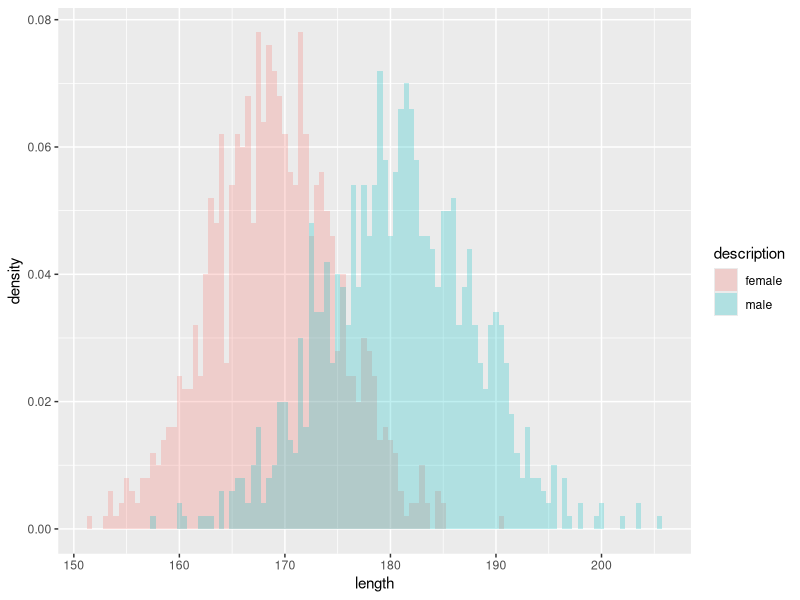
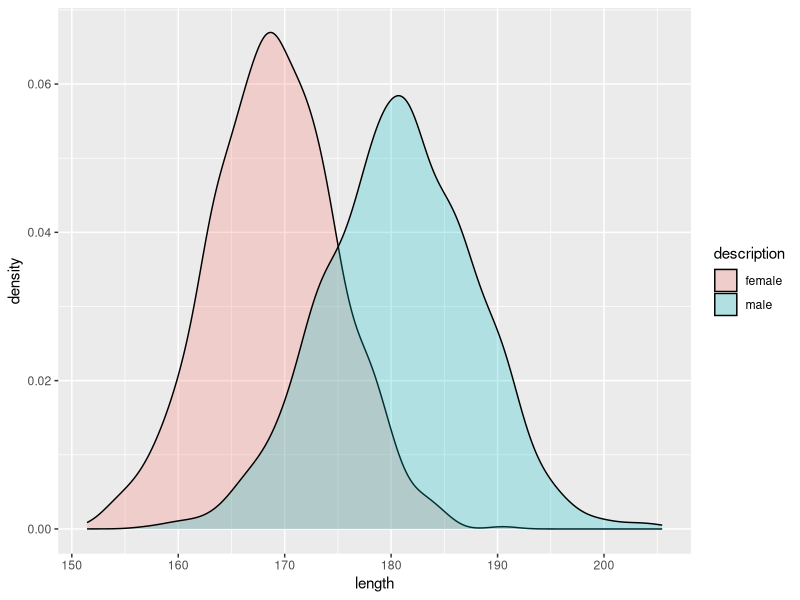
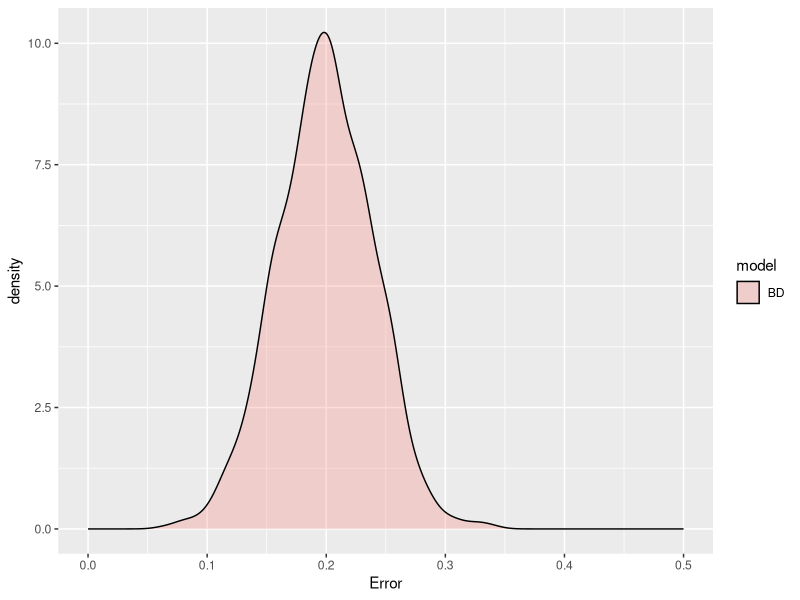
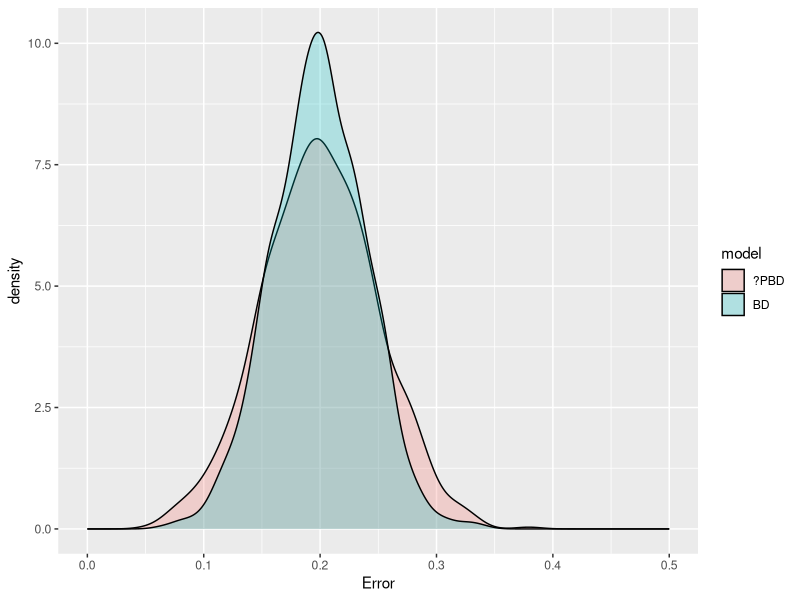

These figures' R source, in order:
## ---- chunk 1
set.seed(42)
male_lengths <- rnorm(n = 1000, mean = 181, sd = 7)
female_lengths <- rnorm(n = 1000, mean = 169, sd = 6)
df_males <- data.frame(length = male_lengths)
df_females <- data.frame(length = female_lengths)

df_males$description <- 'male'
df_females$description <- 'female'

data <- rbind(df_males, df_females)

knitr::kable(head(data))
## ---- chunk 2
ggplot2::ggplot(
  data, 
  ggplot2::aes(length, fill = description)
) + ggplot2::geom_histogram(
  ggplot2::aes(y = ..density..), 
  alpha = 0.25, 
  position = 'identity', 
  binwidth = 0.5
)
## ---- chunk 3
ggplot2::ggplot(
  data, 
  ggplot2::aes(length, fill = description)
) + ggplot2::geom_density(
  alpha = 0.25
)
## ---- chunk 4
set.seed(42)
a <- rnorm(n = 1000, mean = 0.2, sd = 0.04)
b <- rnorm(n = 1000, mean = 0.2, sd = 0.05)
c <- rnorm(n = 1000, mean = 0.3, sd = 0.06)
df <- data.frame(
  x = c(a, b, c),
  model = c(rep("BD", 1000), rep("?PBD", 1000), rep("PBD?", 1000))
)
df$model <- as.factor(df$model)
## ---- chunk 5
if (1 == 2) {
  ggplot2::ggplot(
    df, 
    ggplot2::aes(x, fill = model)
  ) + ggplot2::geom_density(
    alpha = 0.25
  ) + ggplot2::scale_x_continuous("Error", limits = c(0, 0.5))
}
## ---- chunk 6
ggplot2::ggplot(
  df[ df$model == "BD", ], 
  ggplot2::aes(x, fill = model)
) + ggplot2::geom_density(
  alpha = 0.25
) + ggplot2::scale_x_continuous("Error", limits = c(0, 0.5))
## ---- chunk 7
ggplot2::ggplot(
  df[ df$model == "BD" | df$model == "?PBD", ], 
  ggplot2::aes(x, fill = model)
) + ggplot2::geom_density(
  alpha = 0.25
) + ggplot2::scale_x_continuous("Error", limits = c(0, 0.5))
## ---- chunk 8
if (1 == 2) {
  ggplot2::ggplot(
    df[ df$model == "BD" | df$model == "PBD?", ], 
    ggplot2::aes(x, fill = model)
  ) + ggplot2::geom_density(
    alpha = 0.25
  ) + ggplot2::scale_x_continuous("Error", limits = c(0, 0.5))
}
